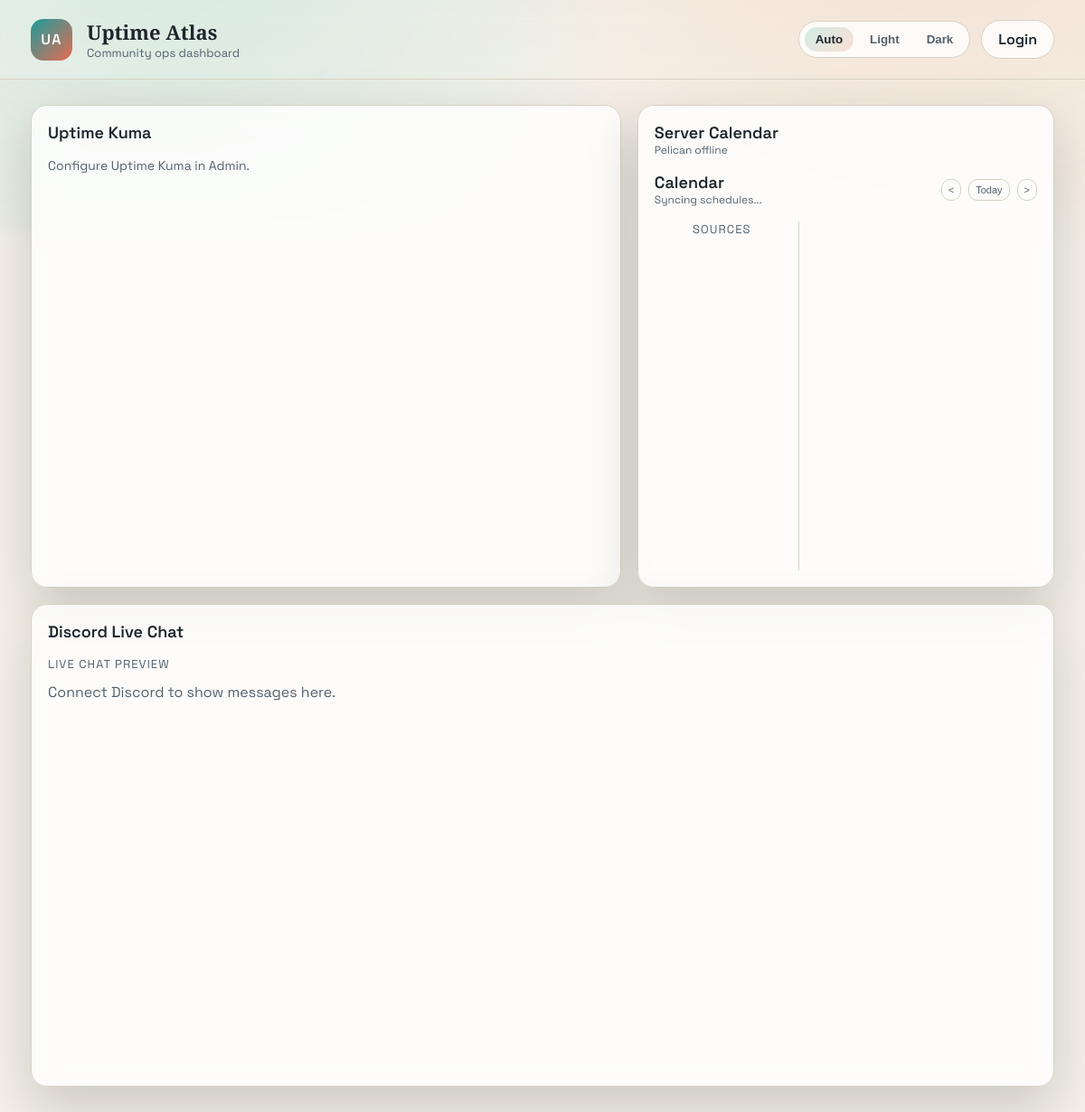
The page / on the database its author committed.
### tables this page shows
CREATE TABLE widgets (
            widget_key TEXT PRIMARY KEY,
            enabled INTEGER NOT NULL,
            x INTEGER NOT NULL,
            y INTEGER NOT NULL,
            w INTEGER NOT NULL,
            h INTEGER NOT NULL,
            config_json TEXT NOT NULL,
            updated_at TEXT NOT NULL
        );

### app/main.py (the view)
@app.get("/", response_class=HTMLResponse)
async def dashboard(request: Request) -> HTMLResponse:
    widgets = _load_widgets()
    settings = _load_settings()
    return templates.TemplateResponse(
        "dashboard.html",
        {
            "request": request,
            "title": APP_TITLE,
            "widgets": widgets,
            "settings": settings,
            "is_admin": False,
            "is_authenticated": _is_authenticated(request),
            "user_timezone": request.session.get("timezone", "America/New_York"),
        },
    )

### app/templates/dashboard.html
{% extends "base.html" %}
{% block content %}
{% include "widgets.html" %}
{% endblock %}

### app/templates/widgets.html (shortened to what this page needs)
<section class="dashboard">
  <div class="grid" id="widgetGrid">
    {% for widget in widgets %}
    {% if widget.enabled %}
    <article
      class="widget"
      data-widget-key="{{ widget.widget_key }}"
      data-x="{{ widget.x }}"
      data-y="{{ widget.y }}"
      data-w="{{ widget.w }}"
      data-h="{{ widget.h }}"
      style="--x: {{ widget.x }}; --y: {{ widget.y }}; --w: {{ widget.w }}; --h: {{ widget.h }};"
    >
      <header class="widget-header">
        <div>
          <div class="widget-title">{{ widget.title }}</div>
          <div class="widget-meta" id="meta-{{ widget.widget_key }}"></div>
        </div>
      </header>
      <div class="widget-body {% if widget.widget_key != 'calendar' %}scrollable{% endif %}">
        {% if widget.widget_key == 'kuma' %}
          <div class="kuma-status" data-kuma-status>
          </div>
        {% elif widget.widget_key == 'calendar' %}
          <div class="calendar" data-pelican-server-name="{{ settings.pelican_config.server_name if settings and settings.pelican_config else 'Server' }}">
            <div class="calendar-toolbar">
              <div>
                <div class="calendar-title" data-calendar-title>Calendar</div>
                <div class="calendar-subtitle" id="meta-calendar">Syncing schedules...</div>
              </div>
              <div class="calendar-nav">
                <button class="icon-btn" data-cal-prev title="Previous month">&lt;</button>
                <button class="icon-btn" data-cal-today title="Today">Today</button>
                <button class="icon-btn" data-cal-next title="Next month">&gt;</button>
              </div>
            </div>
            <div class="calendar-shell">
              <div class="calendar-sources">
                <div class="calendar-banner">Sources</div>
              </div>
              <div class="calendar-grid">
                <div class="calendar-cells" data-calendar-cells></div>
              </div>
            </div>
          </div>
        {% elif widget.widget_key == 'discord' %}
          <div class="discord">
            <div class="discord-banner">Live chat preview</div>
            <div class="discord-feed" data-discord-feed>
              <div class="discord-empty">Connect Discord to show messages here.</div>
            </div>
          </div>
        {% else %}
          <div>Widget not configured.</div>
        {% endif %}
      </div>
    </article>
    {% endif %}
    {% endfor %}
  </div>
</section>

### app/static/styles.css (style rules this page uses)
:root { --font-sans: "Space Grotesk", "Avenir Next", "Trebuchet MS", sans-serif; --font-serif: "Spectral", "Georgia", serif; --radius: 18px; --shadow: 0 24px 60px rgba(9, 15, 20, 0.18); --grid-gap: 18px; }
:root[data-theme="light"] { --bg: #f5f1e8; --bg-soft: #fff9f2; --ink: #1e252b; --muted: #55616c; --card: #ffffffcc; --accent: #1a9c9b; --accent-2: #e86b52; --border: #d7d1c5; }
* { box-sizing: border-box; }
body { margin: 0; font-family: var(--font-sans); color: var(--ink); background: var(--bg); min-height: 100vh; position: relative; overflow-x: hidden; }
.dashboard { animation: fadeUp 0.6s ease; }
.grid { display: grid; grid-template-columns: repeat(12, minmax(0, 1fr)); --row-height: 120px; grid-auto-rows: var(--row-height); gap: var(--grid-gap); }
.widget { position: relative; padding: 18px; border-radius: var(--radius); background: var(--card); border: 1px solid var(--border); backdrop-filter: blur(14px); box-shadow: var(--shadow); grid-column: var(--x) / span var(--w); grid-row: var(--y) / span var(--h); display: flex; flex-direction: column; gap: 16px; animation: fadeUp 0.6s ease; }
.widget-header { display: flex; justify-content: space-between; align-items: center; gap: 10px; }
.widget-title { font-weight: 600; font-size: 18px; }
.widget-meta { font-size: 12px; color: var(--muted); }
.widget-body { flex: 1; overflow: hidden; }
.widget-body.scrollable { overflow: auto; }
.calendar { display: flex; flex-direction: column; height: 100%; overflow: hidden; }
.icon-btn { border: 1px solid var(--border); background: transparent; color: var(--muted); border-radius: 10px; font-size: 11px; padding: 5px 7px; cursor: pointer; }
.kuma-status { display: grid; gap: 10px; }
.calendar-banner, .discord-banner { font-size: 13px; text-transform: uppercase; letter-spacing: 0.08em; color: var(--muted); margin-bottom: 12px; }
.calendar-toolbar { display: flex; justify-content: space-between; align-items: center; gap: 12px; }
.calendar-title { font-weight: 600; font-size: 18px; }
.calendar-subtitle { font-size: 12px; color: var(--muted); }
.calendar-nav { display: flex; gap: 8px; align-items: center; }
.calendar-shell { margin-top: 16px; display: grid; grid-template-columns: 160px 1fr; gap: 16px; flex: 1; min-height: 0; }
.calendar-sources { display: grid; gap: 10px; padding-right: 10px; border-right: 1px solid var(--border); text-align: center; align-content: start; }
.calendar-grid { display: grid; gap: 6px; min-height: 0; grid-template-rows: auto 1fr; }
.calendar-cells { display: grid; grid-template-columns: repeat(7, minmax(0, 1fr)); grid-template-rows: repeat(6, minmax(0, 1fr)); grid-auto-rows: minmax(0, 1fr); gap: 6px; min-height: 0; }
.discord-feed { display: grid; gap: 12px; }
.discord-empty { color: var(--muted); }

### rows shown on the page
widgets: {{ widget.x }} 1 (drawn), title "Uptime Kuma", shows "Configure Uptime Kuma in Admin."
widgets: {{ widget.x }} 8 (drawn), title "Server Calendar"
widgets: {{ widget.x }} 1 (drawn), title "Discord Live Chat", shows "LIVE CHAT PREVIEW"
